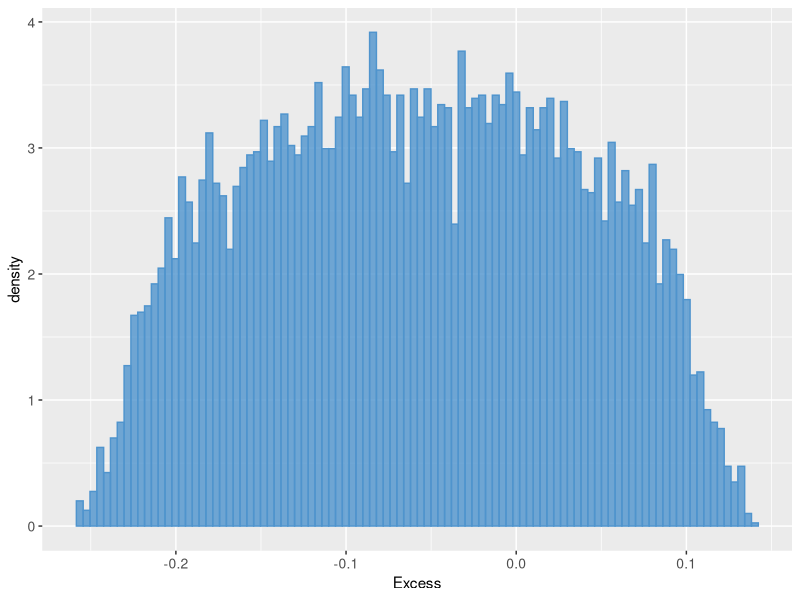

Source code (R):
library(ggplot2)
getwd()
setwd("D:/0_code_R_/Monte Carlo Simulation")
rm(list=ls())

D199Hg=-0.01 #sample
SD1=0.03 #SD
min1=D199Hg-SD1 
max1=D199Hg+SD1

mix=0.05 #mix
SD2=0.17 #SD
min2=mix-SD2 
max2=mix+SD2 

x=1 #counter
y=1 #counter
n=10000 #number of simulations

#creating a data frame
columns <- c('Sample','Mix','Excess')
dat <- data.frame(matrix(nrow=n,ncol=length(columns)))
colnames(dat) <- columns

#pseudorandom number generation
#sample: isotope signature of each sample
for (i in 1:1e+10){
  m <- D199Hg + rnorm(1)*SD1
  if(m <= max1 & m >= min1){
    dat[x,1] = m
    x=x+1
  }
  if(x>n){
    break
  }
}

#mix: isotope signature of conservative source mixing
for (i in 1:1e+10){
  m2 <- mix + rnorm(1)*SD2
  if(m2 <= max2 & m2 >= min2){
    dat[y,2] = m2
    y=y+1
  }
  if(y>n){
    break
  }
}

#Excess
dat$Excess <- dat$Sample-dat$Mix

#plot
p <- ggplot(mapping = aes(x = dat$Excess, y = ..density..)) +
  geom_histogram(fill = "steelblue3", alpha = .8,
                 col = "steelblue3", bins = 100) +
  xlab("Excess") +
  theme(axis.text = element_text(size = 10))
p

#mean and SD of Excess
round(mean(dat$Excess),2)
round(sd(dat$Excess),2)